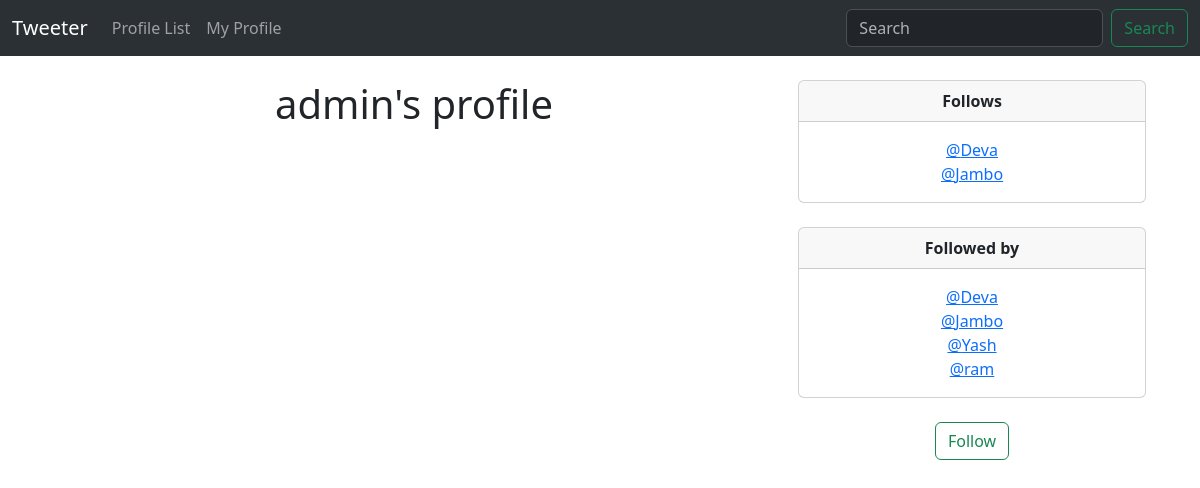
Screenshot of /profile/1 (signed in) with the database file from the repository.
### musker/models.py (models this page shows)
class Profile(models.Model):
    user = models.OneToOneField(User,on_delete=models.CASCADE)
    follows = models.ManyToManyField("self",related_name="followed_by",symmetrical=False,blank=True)
    date_modified = models.DateTimeField(User, auto_now=True, auto_now_add=False)
    def __str__(self) -> str:
        return self.user.username

### musker/views.py (the view, shortened to what this page needs)
# urls.py: path('profile/<int:pk>',views.profile,name='profile'),
def profile(request,pk):
    if request.user.is_authenticated:
        my_profile = Profile.objects.get(user_id = pk)
        return render(request,'profile.html',{ "my_profile" : my_profile })
    else:
        messages.error(request,("Erro: You are not loged in"))
        return redirect('home')

### templates/profile.html (shortened to what this page needs)
{% extends "base.html" %}
{% block container %}
<div>
    {% if my_profile %}
    <div class="container text-center">
        <div class="row">
            <div class="col-8">
                <h1>{{my_profile.user.username}}'s profile</h1>
            </div>
                <div class="col-4">
                    <div class="card">
                        <div class="card-header">
                          <strong>Follows</strong>
                        </div>
                        <div class="card-body">
                          <p class="card-text">
                          {% for i  in my_profile.follows.all  %}
                          <a href="{% url 'profile' i.user.id %}"> @{{i}}</a>
                          <br>
                          {% endfor %}
                        </p>
                        </div>
                      </div>
                    <br>
                    <div class="card">
                        <div class="card-header">
                          <strong>Followed by</strong><br>
                        </div>
                        <div class="card-body">
                          <p class="card-text">
                            {% for i  in my_profile.followed_by.all  %}
                    <a href="{% url 'profile' i.user.id %}"> @{{i}}</a>
                    <br>
                    {% endfor %}
                          </p>
                        </div>
                      </div>
                    <br>
                    <form method="POST">
                        {% if my_profile in user.profile.follows.all%}
                        <button class = "btn btn-outline-danger" name="follow" value="unfollow">Unfollow</button>
                        {% else %}
                        <button class = "btn btn-outline-success" name="follow" value="follow">Follow</button>
                        {% endif %}
                    </form>
                    </div>
                </div>
            </div>
    {% endif %}
</div>
{% endblock container %}

### rows the page displays
Profile: user.username "admin"
Profile: user.username "Deva"
Profile: user.username "Jambo"
Profile: user.username "Yash"
Profile: user.username "ram"
